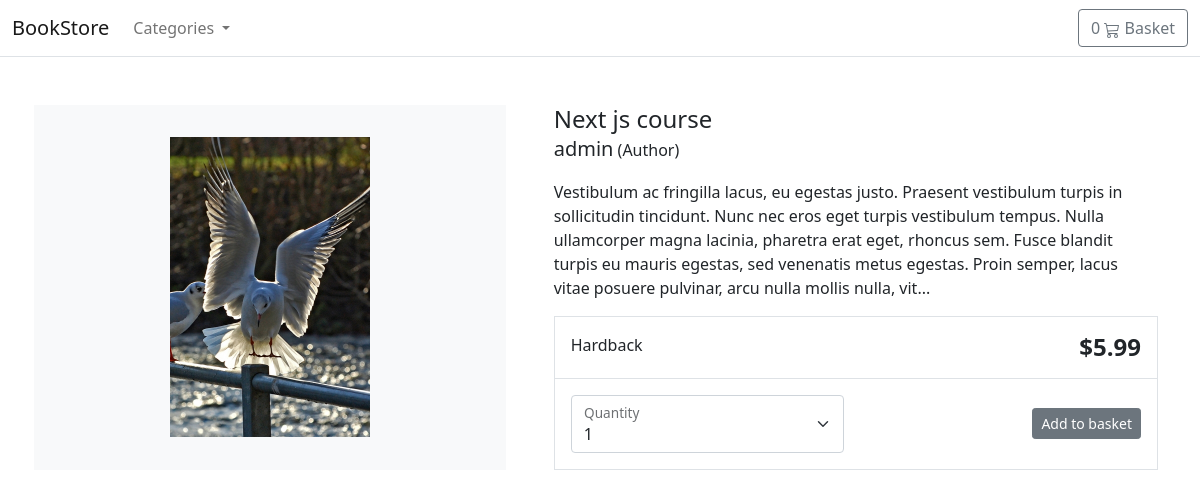
Screenshot of /next-js-course with the database file from the repository.
### store/models.py (models this page shows, shortened)
class Product(models.Model):
    category = models.ForeignKey(Category, related_name='product', on_delete=models.CASCADE)
    created_by = models.ForeignKey(User, related_name='product_creator', on_delete=models.CASCADE)
    title = models.CharField(max_length=255)
    author = models.CharField(max_length=255, default='admin')
    description = models.TextField(blank=True)
    image = models.ImageField(upload_to='images/', default='images/default.png')
    slug = models.SlugField(max_length=255)
    price = models.DecimalField(max_digits=7, decimal_places=2)
    in_stock = models.BooleanField(default=True)
    is_active = models.BooleanField(default=True)
    created = models.DateTimeField(auto_now_add=True)
    updated = models.DateTimeField(auto_now=True)
    objects = models.Manager()
    products = ProductManager()
    class Meta:
        verbose_name_plural = 'Products'
        ordering = ('-created',)

### store/views.py (the view)
# urls.py: path('<slug:slug>', views.product_detail, name='product_detail'),
def product_detail(request, slug):
    product = get_object_or_404(Product, slug=slug, in_stock=True)
    return render(
        request,
        'store/products/single.html',
        {'product': product}
    )

### basket/basket.py (called while the page is built)
    def __len__(self):
        return sum(item['qty'] for item in self.basket.values())

### basket/context_processors.py (called while the page is built)
def basket(request):
    return {'basket': Basket(request)}

### store/context_processors.py (called while the page is built)
def categories(request):
    return {'categories': Category.objects.all()}

### store/models.py (called while the page is built)
    def get_absolute_url(self):
        return reverse('store:category_list', args=[self.slug])

### templates/store/products/single.html (shortened to what this page needs)
{%extends '../base.html'%} {%load static%} {%block title %} {{product.title|title}} {%endblock%} {%block content%}
<div class="container">
    <main class="pt-5">
        <div class="row g-3">
            <div class="col-md-5 col-lg-5 order-md-first bg-light d-flex align-items-center">
                <img
                    class="img-fluid mx-auto d-block"
                    width="200px"
                    alt="Responsive image"
                    src="{{product.image.url}}"
                />
            </div>
            <div class="col-md-7 col-lg-7 ps-md-3 ps-lg-5">
                <h1 class="mb-0 h4">{{product.title}}</h1>
                <p><span class="lead">{{product.author}}</span> (Author)</p>
                <p>{{product.description|slice:":355"}}...</p>
                <div class="border">
                    <div class="col border-bottom">
                        <div class="row p-3">
                            <div class="col-6">Hardback</div>
                            <div class="col-6 text-end"><span class="h4 fw-bold">${{product.price}}</span></div>
                        </div>
                    </div>
                    <div class="col">
                        <div class="row p-3 d-flex align-items-center">
                            <div class="col-6">
                                <div class="form-floating">
                                    <select class="form-select" id="select" aria-label="Quantity">
                                        <option value="1">1</option>
                                    </select>
                                    <label for="select">Quantity</label>
                                </div>
                            </div>
                            <div class="col-6 text-end">
                                <button
                                    type="button"
                                    id="add-button"
                                    value="{{product.id}}"
                                    class="btn btn-secondary btn-sm"
                                >
                                    Add to basket
                                </button>
                            </div>
                        </div>
                    </div>
                </div>
            </div>
        </div>
    </main>
</div>
{% endblock %}

### rows the page displays
Product: image (picture), title "Next js course", author "admin", description "Vestibulum ac fringilla lacus, eu egestas justo. Praesent vestibulum turpis in sollicitudin tincidunt. Nunc nec eros eget turpis vestibulum tempus. Nulla ullamcorper magna lacinia, pharetra erat eget, rhoncus sem. Fusce blandit turpis eu mauris egestas, sed venenatis metus egestas. Proin semper, lacus vitae posuere pulvinar, arcu nulla mollis nulla, vit", price "5.99"
